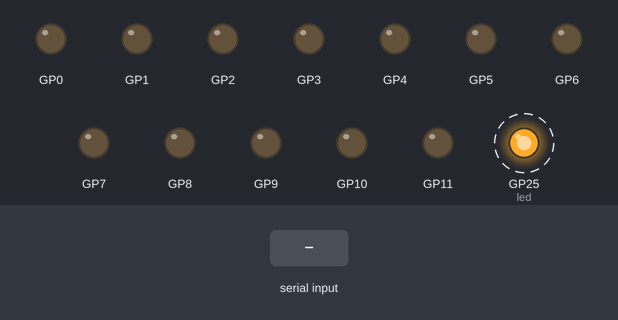
Bench run of a program on a simulated Raspberry Pi Pico running MicroPython. Shown: output pins drawn as LEDs (lit = HIGH). Dashed ring = blinking. Inputs (shaded band) come from the test bench. What the program prints to the serial console is not drawn.

Above: at 1.2 s.
1.3 s: ", " typed at the serial console, then Enter
4.3 s: "P" typed at the serial console, then Enter
Timing chart, 0 to 13.3 s (numbered marks = the images above; inputs shaded):
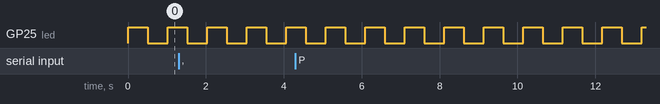

Measured:
- by itself, GP25 (led): alternates HIGH for 0.51 s and LOW for 0.51 s

The program:

main.py
```python
"""
Fish-car Pico W firmware  —  mecanum drive over USB serial.

Saved as main.py so it auto-runs when the Pico powers up (from the Pi's USB).
The Raspberry Pi sends short newline-terminated commands over /dev/ttyACM0;
this firmware mixes them into 4 wheel speeds and drives the two H-bridge boards.

PIN MAP (see pico/WIRING.md) — each motor = PWM + INA + INB:
    FL: GP0 GP1 GP2      FR: GP3 GP4 GP5
    RL: GP6 GP7 GP8      RR: GP9 GP10 GP11

SERIAL PROTOCOL (115200; USB-CDC ignores baud). One command per line:
    V <vx> <vy> <wz>   set body velocity, each -1..1
                       vx=forward+  vy=left+  wz=turn-CCW+
    S                  stop (ramp to 0)
    M <FL|FR|RL|RR> <d>  drive ONE motor at duty d (-1..1); others 0  [calibration]
    E <0|1>            disable / enable outputs (software kill switch)
    P                  ping -> replies "OK"
Replies: "FISHCAR ready" on boot, "OK" to P, "?" on a bad command.

SAFETY:
    * Failsafe watchdog: if no command arrives for CMD_TIMEOUT_MS, motors stop.
    * Slew-rate limiting ramps through zero (datasheet: don't snap-reverse at speed).
    * At boot, GPIOs float -> driver sees A=B=HIGH -> coast, so motors stay off
      until this firmware actively drives them.
"""
import sys
import time

try:
    import uselect
    from machine import Pin, PWM
    ON_PICO = True
except ImportError:            # lets mix() be imported/tested off-device
    uselect = None
    ON_PICO = False

# ----------------------------- config --------------------------------------- #
PWM_FREQ = 20000               # 20 kHz: above hearing, fine for these drivers
CMD_TIMEOUT_MS = 400           # failsafe stop if Pi goes quiet
LOOP_MS = 10
# Asymmetric ramp: speed up briskly, slow down GENTLY so the fish tank's water
# doesn't slosh on stops. (per 10 ms loop)
ACCEL_PER_LOOP = 0.035         # 0 -> full in ~0.29 s
DECEL_PER_LOOP = 0.010         # full -> 0 in ~1.0 s   (gentle stop curve)

MOTOR_PINS = {                 # (PWM, INA, INB)
    # Car FRONT/BACK definition flipped 180 deg (user turned the car around):
    # each label now maps to the wheel at that NEW position. The 180 flip is a
    # diagonal pin swap; the INVERT toggles cancel, so those stay unchanged.
    "FL": (9, 10, 11),
    "FR": (6, 7, 8),
    "RL": (0, 1, 2),
    "RR": (3, 4, 5),
}
ORDER = ("FL", "FR", "RL", "RR")
INVERT = {"FL": True, "FR": False, "RL": True, "RR": False}  # calibration 3 (180 flip)


# --------------------- mecanum mixing (pure / testable) --------------------- #
def mix(vx, vy, wz):
    """Body velocity -> [FL, FR, RL, RR] duties, normalized so max |w| <= 1."""
    fl = vx - vy - wz
    fr = vx + vy + wz
    rl = vx + vy - wz
    rr = vx - vy + wz
    m = max(1.0, abs(fl), abs(fr), abs(rl), abs(rr))
    return [fl / m, fr / m, rl / m, rr / m]


def clamp(v, lo, hi):
    return lo if v < lo else hi if v > hi else v


def slew(cur, target):
    """One ramp step from cur toward target.

    Moving AWAY from zero (speeding up) uses ACCEL_PER_LOOP; moving TOWARD zero
    (stopping / reversing through zero) uses the gentler DECEL_PER_LOOP so the
    water in the tank isn't thrown around. Pure function -> unit-testable.
    """
    if target > cur:
        step = DECEL_PER_LOOP if cur < 0 else ACCEL_PER_LOOP
        return min(target, cur + step)
    if target < cur:
        step = DECEL_PER_LOOP if cur > 0 else ACCEL_PER_LOOP
        return max(target, cur - step)
    return cur


# ----------------------------- motor driver --------------------------------- #
class Motor:
    def __init__(self, pwm_pin, ina_pin, inb_pin, invert=False):
        self.pwm = PWM(Pin(pwm_pin))
        self.pwm.freq(PWM_FREQ)
        self.pwm.duty_u16(0)
        self.ina = Pin(ina_pin, Pin.OUT, value=0)
        self.inb = Pin(inb_pin, Pin.OUT, value=0)
        self.invert = invert
        self.cur = 0.0
        self.brake()

    def brake(self):
        self.ina.value(0)
        self.inb.value(0)
        self.pwm.duty_u16(0)
        self.cur = 0.0

    def apply(self, duty):
        d = -duty if self.invert else duty
        d = clamp(d, -1.0, 1.0)
        if d > 0.001:                       # forward: INA=L INB=H
            self.ina.value(0)
            self.inb.value(1)
            self.pwm.duty_u16(int(d * 65535))
        elif d < -0.001:                    # reverse: INA=H INB=L
            self.ina.value(1)
            self.inb.value(0)
            self.pwm.duty_u16(int(-d * 65535))
        else:                               # brake
            self.ina.value(0)
            self.inb.value(0)
            self.pwm.duty_u16(0)

    def step_toward(self, target):
        self.cur = slew(self.cur, target)
        self.apply(self.cur)


# ------------------- non-blocking USB-serial line reader -------------------- #
class LineReader:
    def __init__(self):
        self.poll = uselect.poll()
        self.poll.register(sys.stdin, uselect.POLLIN)
        self.buf = ""

    def readline(self):
        while self.poll.poll(0):
            ch = sys.stdin.read(1)
            if ch in ("\n", "\r"):
                line = self.buf.strip()
                self.buf = ""
                if line:
                    return line
            elif ch is not None:
                self.buf += ch
                if len(self.buf) > 64:      # overflow guard
                    self.buf = ""
        return None


# --------------------------------- main ------------------------------------- #
def main():
    try:
        led = Pin("LED", Pin.OUT)
        led.value(1)
    except Exception:
        led = None

    motors = {n: Motor(*MOTOR_PINS[n], invert=INVERT[n]) for n in ORDER}
    reader = LineReader()
    targets = {n: 0.0 for n in ORDER}
    enabled = True
    last_cmd = time.ticks_ms()
    last_led = last_cmd

    print("FISHCAR ready")

    try:
        while True:
            now = time.ticks_ms()
            line = reader.readline()
            if line is not None:
                p = line.split()
                c = p[0].upper()
                try:
                    if c == "V" and len(p) == 4:
                        d = mix(float(p[1]), float(p[2]), float(p[3]))
                        for i, n in enumerate(ORDER):
                            targets[n] = d[i]
                        last_cmd = now
                    elif c == "S":
                        for n in ORDER:
                            targets[n] = 0.0
                        last_cmd = now
                    elif c == "M" and len(p) == 3 and p[1].upper() in targets:
                        for n in ORDER:
                            targets[n] = 0.0
                        targets[p[1].upper()] = clamp(float(p[2]), -1.0, 1.0)
                        last_cmd = now
                    elif c == "E" and len(p) == 2:
                        enabled = (p[1] == "1")
                        last_cmd = now
                    elif c == "P":
                        print("OK")
                        last_cmd = now
                    else:
                        print("?")
                except (ValueError, IndexError):
                    print("?")

            # failsafe: stop if disabled or the Pi went quiet
            if not enabled or time.ticks_diff(now, last_cmd) > CMD_TIMEOUT_MS:
                for n in ORDER:
                    targets[n] = 0.0

            for n in ORDER:
                motors[n].step_toward(targets[n])

            if led and time.ticks_diff(now, last_led) > 500:
                led.toggle()
                last_led = now

            time.sleep_ms(LOOP_MS)
    finally:
        for n in ORDER:                     # always stop on exit/exception
            motors[n].brake()
        if led:
            led.value(0)


if __name__ == "__main__" and ON_PICO:
    main()
```
